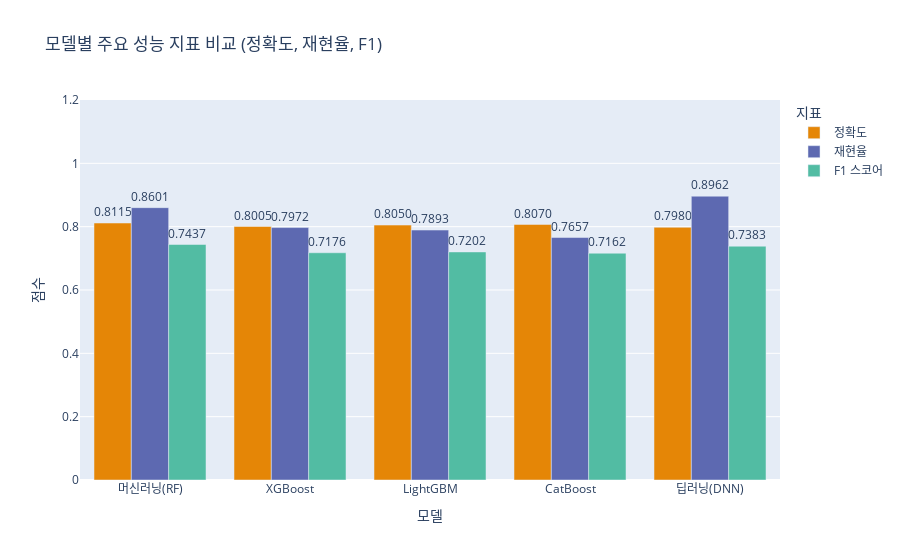
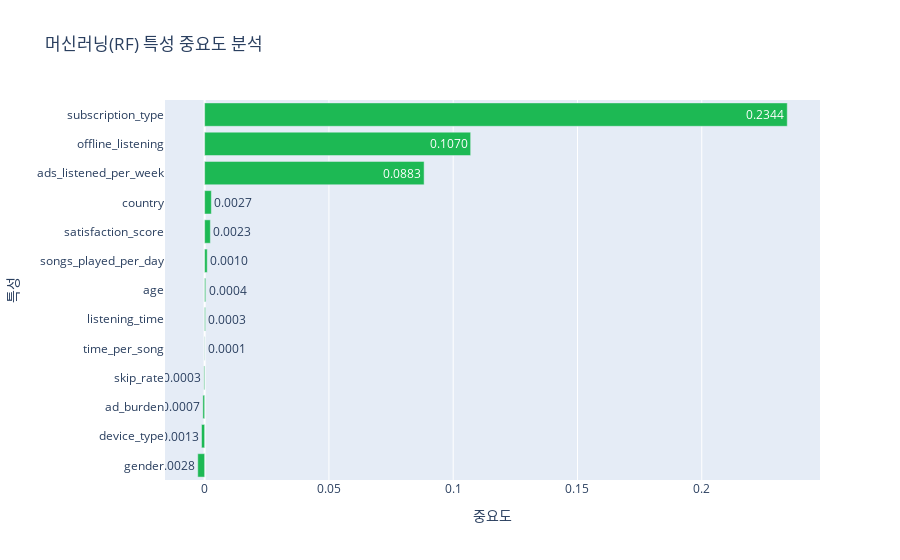
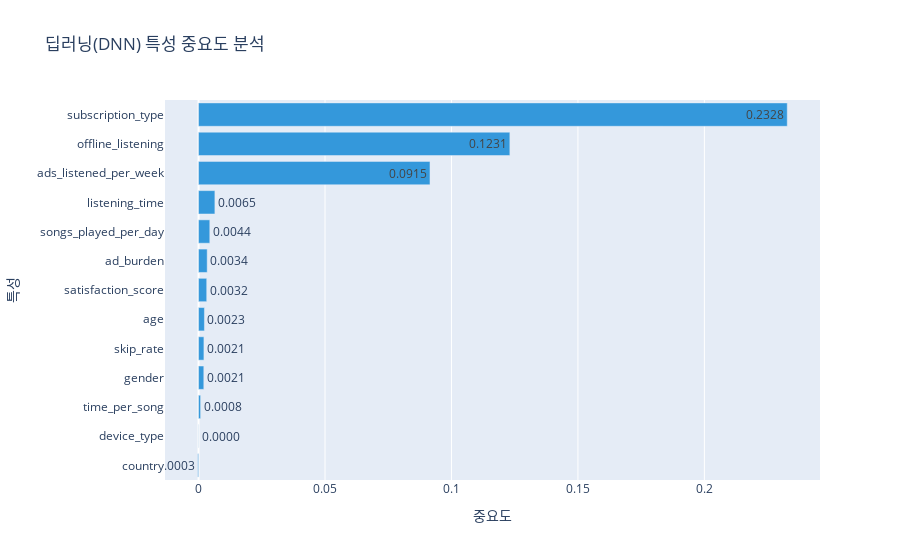
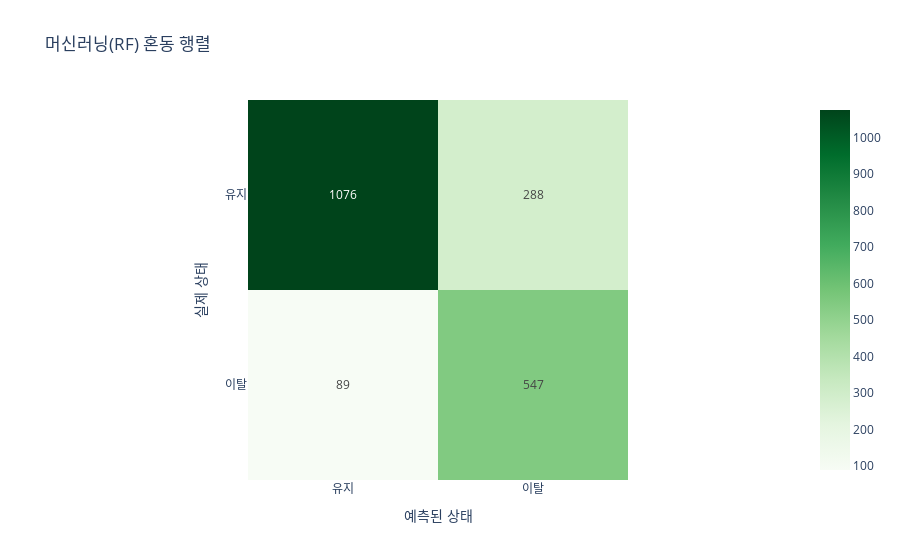

Write notebook code for charts like these, in order.
### Code cell
import pandas as pd
import numpy as np
import joblib
import json
import os
import warnings
import plotly.express as px
import plotly.graph_objects as go
import onnxruntime as ort
from sklearn.metrics import (
    accuracy_score, f1_score, recall_score, 
    confusion_matrix, roc_curve, auc, 
    precision_recall_curve, average_precision_score
)
from sklearn.model_selection import train_test_split
from sklearn.inspection import permutation_importance

warnings.filterwarnings('ignore')

# 분석에 필요한 파일들과 이미지를 저장할 경로를 지정합니다
metrics_path = '../data/model_metrics.json'
ml_model_path = '../models/spotify_churn_model.pkl'
dl_model_path = '../models/spotify_dl_model.onnx'
dl_preprocessor_path = '../models/dl_preprocessor.pkl'
data_path = '../data/spotify_churn_dataset.csv'
image_dir = '../02_training_report/images/'

if not os.path.exists(image_dir):
    os.makedirs(image_dir)

# 모델별 성능 지표를 불러와 데이터프레임으로 정리합니다
with open(metrics_path, 'r', encoding='utf-8') as f:
    metrics = json.load(f)

df_metrics = pd.DataFrame(metrics).T.reset_index().rename(columns={
    'index': '모델',
    'Accuracy': '정확도',
    'Recall': '재현율',
    'F1-Score': 'F1 스코어'
})

# 모델 이름을 리포트용 한글 이름으로 변경합니다
df_metrics['모델'] = df_metrics['모델'].replace({
    'Deep Learning (DNN)': '딥러닝(DNN)', 
    'RandomForest': '머신러닝(RF)',
    'Deep Learning (PyTorch_ONNX)': '딥러닝(DNN)'
})

# 선명한 색상을 사용하고 막대 위에 소수점 4자리까지 수치를 표시합니다
fig_performance = px.bar(
    df_metrics, x='모델', y=['정확도', '재현율', 'F1 스코어'],
    barmode='group', text_auto='.4f', 
    title='모델별 주요 성능 지표 비교 (정확도, 재현율, F1)',
    labels={'value': '점수', 'variable': '지표'},
    color_discrete_sequence=px.colors.qualitative.Vivid
)
fig_performance.update_traces(textposition='outside')
fig_performance.update_layout(yaxis_range=[0, 1.2])
fig_performance.write_image(f'{image_dir}model_performance_bar.png')
fig_performance.show()

# 테스트 데이터를 로드하고 학습 시와 동일한 파생 변수를 생성합니다
df = pd.read_csv(data_path)
if 'user_id' in df.columns: df = df.drop(columns=['user_id'])
df['ad_burden'] = df['ads_listened_per_week'] / (df['listening_time'] + 1)
df['satisfaction_score'] = df['songs_played_per_day'] * (1 - df['skip_rate'])
df['time_per_song'] = df['listening_time'] / (df['songs_played_per_day'] + 1)

X = df.drop(columns=['is_churned'])
y = df['is_churned']
_, X_test, _, y_test = train_test_split(X, y, test_size=0.2, random_state=42, stratify=y)

# 학습된 모델과 전처리기를 불러옵니다
ml_model = joblib.load(ml_model_path)
dl_prep = joblib.load(dl_preprocessor_path)
ort_session = ort.InferenceSession(dl_model_path)

# 사이킷런의 순열 중요도 함수와 호환되도록 딥러닝 모델을 감싸는 클래스를 만듭니다
class DLWrapper:
    def __init__(self, session, prep, threshold):
        self.session = session
        self.prep = prep
        self.threshold = threshold
        self._estimator_type = "classifier"
        self.classes_ = np.array([0, 1])
    
    def fit(self, X, y): return self
    
    def predict(self, X):
        # 입력 데이터를 전처리하고 ONNX 모델로 추론을 수행합니다
        X_proc = self.prep.transform(X).astype(np.float32)
        input_name = self.session.get_inputs()[0].name
        probs = self.session.run(None, {input_name: X_proc})[0].flatten()
        return (probs >= self.threshold).astype(int)

# 딥러닝 모델에 내장된 중요도 속성이 없으므로 순열 중요도 기법으로 각 특성의 기여도를 산출합니다
print("두 모델의 특성 중요도를 계산하고 있습니다. 데이터 양에 따라 시간이 조금 소요됩니다...")
dl_threshold = metrics.get('Deep Learning (DNN)', {}).get('Best Threshold', 0.5)
dl_model_wrapped = DLWrapper(ort_session, dl_prep, dl_threshold)

r_ml = permutation_importance(ml_model, X_test, y_test, n_repeats=5, random_state=42, scoring='f1')
r_dl = permutation_importance(dl_model_wrapped, X_test, y_test, n_repeats=5, random_state=42, scoring='f1')

# 머신러닝(RF) 중요도 시각화 - Spotify 초록색 테마
df_ml_imp = pd.DataFrame({'특성': X_test.columns, '중요도': r_ml.importances_mean}).sort_values(by='중요도', ascending=True)
fig_ml_imp = px.bar(df_ml_imp, x='중요도', y='특성', orientation='h', title='머신러닝(RF) 특성 중요도 분석', text_auto='.4f', color_discrete_sequence=['#1DB954'])
fig_ml_imp.write_image(f'{image_dir}ml_importance.png')
fig_ml_imp.show()

# 딥러닝(DNN) 중요도 시각화 - 신뢰감 있는 파란색 테마
df_dl_imp = pd.DataFrame({'특성': X_test.columns, '중요도': r_dl.importances_mean}).sort_values(by='중요도', ascending=True)
fig_dl_imp = px.bar(df_dl_imp, x='중요도', y='특성', orientation='h', title='딥러닝(DNN) 특성 중요도 분석', text_auto='.4f', color_discrete_sequence=['#3498DB'])
fig_dl_imp.write_image(f'{image_dir}dl_importance.png')
fig_dl_imp.show()

# 각 모델의 예측 확률과 예측값을 구합니다
y_prob_ml = ml_model.predict_proba(X_test)[:, 1]
ml_thresh = metrics.get('RandomForest', {}).get('Best Threshold', 0.5)
y_pred_ml = (y_prob_ml >= ml_thresh).astype(int)
y_pred_dl = dl_model_wrapped.predict(X_test)

# 혼동 행렬을 모델별로 생성하여 저장합니다
for y_pred, name, file, col in zip([y_pred_ml, y_pred_dl], ['머신러닝(RF)', '딥러닝(DNN)'], ['ml_cm.png', 'dl_cm.png'], ['Greens', 'Blues']):
    cm = confusion_matrix(y_test, y_pred)
    fig_cm = px.imshow(cm, text_auto=True, color_continuous_scale=col, x=['유지', '이탈'], y=['유지', '이탈'], title=f'{name} 혼동 행렬')
    fig_cm.update_layout(xaxis_title='예측된 상태', yaxis_title='실제 상태')
    fig_cm.write_image(f'{image_dir}{file}')
    fig_cm.show()

# ROC 및 PR 커브를 각 모델별로 분리하여 점수와 함께 저장합니다
X_test_dl_proc = dl_prep.transform(X_test).astype(np.float32)
y_prob_dl = ort_session.run(None, {ort_session.get_inputs()[0].name: X_test_dl_proc})[0].flatten()

for prob, label, roc_file, pr_file, color in zip(
    [y_prob_ml, y_prob_dl], ['머신러닝(RF)', '딥러닝(DNN)'], 
    ['ml_roc.png', 'dl_roc.png'], ['ml_pr.png', 'dl_pr.png'], ['#1DB954', '#3498DB']
):
    # ROC 커브 생성
    fpr, tpr, _ = roc_curve(y_test, prob)
    roc_score = auc(fpr, tpr)
    fig_roc = go.Figure()
    fig_roc.add_trace(go.Scatter(x=fpr, y=tpr, name=f'AUC = {roc_score:.4f}', line=dict(color=color, width=3)))
    fig_roc.add_shape(type='line', line=dict(dash='dash'), x0=0, x1=1, y0=0, y1=1)
    fig_roc.update_layout(title=f'{label} ROC 커브 (AUC: {roc_score:.4f})', xaxis_title='거짓 양성률(FPR)', yaxis_title='참 양성률(TPR)')
    fig_roc.write_image(f'{image_dir}{roc_file}')
    
    # PR 커브 생성
    prec, rec, _ = precision_recall_curve(y_test, prob)
    pr_score = average_precision_score(y_test, prob)
    fig_pr = go.Figure()
    fig_pr.add_trace(go.Scatter(x=rec, y=prec, name=f'PR-AUC = {pr_score:.4f}', line=dict(color=color, width=3)))
    fig_pr.update_layout(title=f'{label} 정밀도-재현율 커브 (점수: {pr_score:.4f})', xaxis_title='재현율(Recall)', yaxis_title='정밀도(Precision)')
    fig_pr.write_image(f'{image_dir}{pr_file}')

print("✅ 모든 시각화 결과가 모델별로 개별 파일에 저장되었습니다.")

### Figure 1 — Plotly figure (JSON) as saved in the notebook; plotly's stock layout.template omitted (floating-point values rounded to 4 significant figures)
{"data": [{"alignmentgroup": "True", "hovertemplate": "지표=정확도<br>모델=%{x}<br>점수=%{y}<extra></extra>", "legendgroup": "정확도", "marker": {"color": "rgb(229, 134, 6)", "pattern": {"shape": ""}}, "name": "정확도", "offsetgroup": "정확도", "orientation": "v", "showlegend": true, "textposition": "outside", "texttemplate": "%{y:.4f}", "type": "bar", "x": ["머신러닝(RF)", "XGBoost", "LightGBM", "CatBoost", "딥러닝(DNN)"], "xaxis": "x", "y": [0.8115, 0.8005, 0.805, 0.807, 0.798], "yaxis": "y"}, {"alignmentgroup": "True", "hovertemplate": "지표=재현율<br>모델=%{x}<br>점수=%{y}<extra></extra>", "legendgroup": "재현율", "marker": {"color": "rgb(93, 105, 177)", "pattern": {"shape": ""}}, "name": "재현율", "offsetgroup": "재현율", "orientation": "v", "showlegend": true, "textposition": "outside", "texttemplate": "%{y:.4f}", "type": "bar", "x": ["머신러닝(RF)", "XGBoost", "LightGBM", "CatBoost", "딥러닝(DNN)"], "xaxis": "x", "y": [0.8601, 0.7972, 0.7893, 0.7657, 0.8962], "yaxis": "y"}, {"alignmentgroup": "True", "hovertemplate": "지표=F1 스코어<br>모델=%{x}<br>점수=%{y}<extra></extra>", "legendgroup": "F1 스코어", "marker": {"color": "rgb(82, 188, 163)", "pattern": {"shape": ""}}, "name": "F1 스코어", "offsetgroup": "F1 스코어", "orientation": "v", "showlegend": true, "textposition": "outside", "texttemplate": "%{y:.4f}", "type": "bar", "x": ["머신러닝(RF)", "XGBoost", "LightGBM", "CatBoost", "딥러닝(DNN)"], "xaxis": "x", "y": [0.7437, 0.7176, 0.7202, 0.7162, 0.7383], "yaxis": "y"}], "layout": {"barmode": "group", "legend": {"title": {"text": "지표"}, "tracegroupgap": 0}, "title": {"text": "모델별 주요 성능 지표 비교 (정확도, 재현율, F1)"}, "xaxis": {"anchor": "y", "domain": [0, 1], "title": {"text": "모델"}}, "yaxis": {"anchor": "x", "domain": [0, 1], "range": [0, 1.2], "title": {"text": "점수"}}}}

### Figure 2 — Plotly figure (JSON) as saved in the notebook; plotly's stock layout.template omitted (floating-point values rounded to 4 significant figures)
{"data": [{"hovertemplate": "중요도=%{x}<br>특성=%{y}<extra></extra>", "legendgroup": "", "marker": {"color": "#1DB954", "pattern": {"shape": ""}}, "name": "", "orientation": "h", "showlegend": false, "textposition": "auto", "texttemplate": "%{x:.4f}", "type": "bar", "x": [-0.002768, -0.00126, -0.0007104, -0.0002943, 8.987e-05, 0.0003228, 0.0004293, 0.001049, 0.002303, 0.002702, 0.0883, 0.107, 0.2344], "xaxis": "x", "y": ["gender", "device_type", "ad_burden", "skip_rate", "time_per_song", "listening_time", "age", "songs_played_per_day", "satisfaction_score", "country", "ads_listened_per_week", "offline_listening", "subscription_type"], "yaxis": "y"}], "layout": {"barmode": "relative", "legend": {"tracegroupgap": 0}, "title": {"text": "머신러닝(RF) 특성 중요도 분석"}, "xaxis": {"anchor": "y", "domain": [0, 1], "title": {"text": "중요도"}}, "yaxis": {"anchor": "x", "domain": [0, 1], "title": {"text": "특성"}}}}

### Figure 3 — Plotly figure (JSON) as saved in the notebook; plotly's stock layout.template omitted (floating-point values rounded to 4 significant figures)
{"data": [{"hovertemplate": "중요도=%{x}<br>특성=%{y}<extra></extra>", "legendgroup": "", "marker": {"color": "#3498DB", "pattern": {"shape": ""}}, "name": "", "orientation": "h", "showlegend": false, "textposition": "auto", "texttemplate": "%{x:.4f}", "type": "bar", "x": [-0.0003115, 2.853e-05, 0.0008177, 0.002086, 0.002129, 0.002331, 0.003235, 0.003419, 0.004447, 0.006464, 0.09151, 0.1231, 0.2328], "xaxis": "x", "y": ["country", "device_type", "time_per_song", "gender", "skip_rate", "age", "satisfaction_score", "ad_burden", "songs_played_per_day", "listening_time", "ads_listened_per_week", "offline_listening", "subscription_type"], "yaxis": "y"}], "layout": {"barmode": "relative", "legend": {"tracegroupgap": 0}, "title": {"text": "딥러닝(DNN) 특성 중요도 분석"}, "xaxis": {"anchor": "y", "domain": [0, 1], "title": {"text": "중요도"}}, "yaxis": {"anchor": "x", "domain": [0, 1], "title": {"text": "특성"}}}}

### Figure 4 — Plotly figure (JSON) as saved in the notebook; plotly's stock layout.template omitted (floating-point values rounded to 4 significant figures)
{"data": [{"coloraxis": "coloraxis", "hovertemplate": "x: %{x}<br>y: %{y}<br>color: %{z}<extra></extra>", "name": "0", "texttemplate": "%{z}", "type": "heatmap", "x": ["유지", "이탈"], "xaxis": "x", "y": ["유지", "이탈"], "yaxis": "y", "z": [[1076, 288], [89, 547]]}], "layout": {"coloraxis": {"colorscale": [[0, "rgb(247,252,245)"], [0.125, "rgb(229,245,224)"], [0.25, "rgb(199,233,192)"], [0.375, "rgb(161,217,155)"], [0.5, "rgb(116,196,118)"], [0.625, "rgb(65,171,93)"], [0.75, "rgb(35,139,69)"], [0.875, "rgb(0,109,44)"], [1, "rgb(0,68,27)"]]}, "title": {"text": "머신러닝(RF) 혼동 행렬"}, "xaxis": {"anchor": "y", "constrain": "domain", "domain": [0, 1], "scaleanchor": "y", "title": {"text": "예측된 상태"}}, "yaxis": {"anchor": "x", "autorange": "reversed", "constrain": "domain", "domain": [0, 1], "title": {"text": "실제 상태"}}}}
